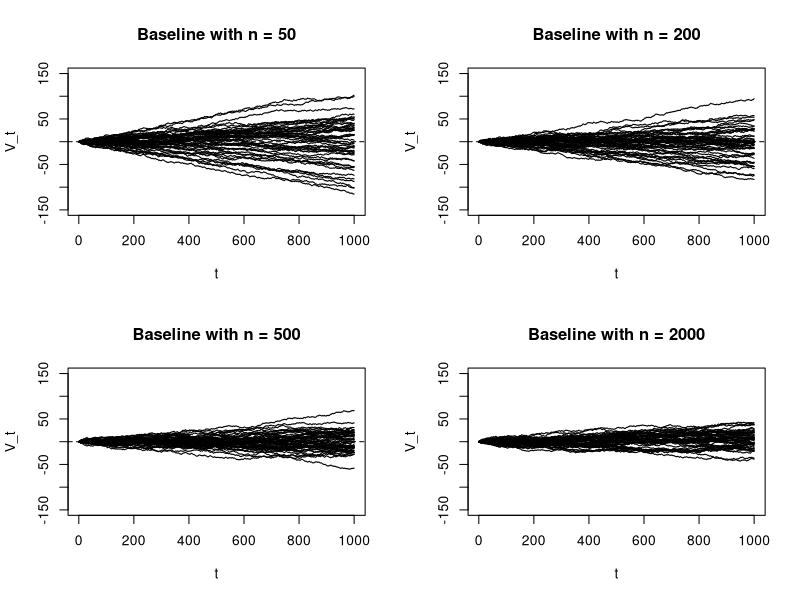
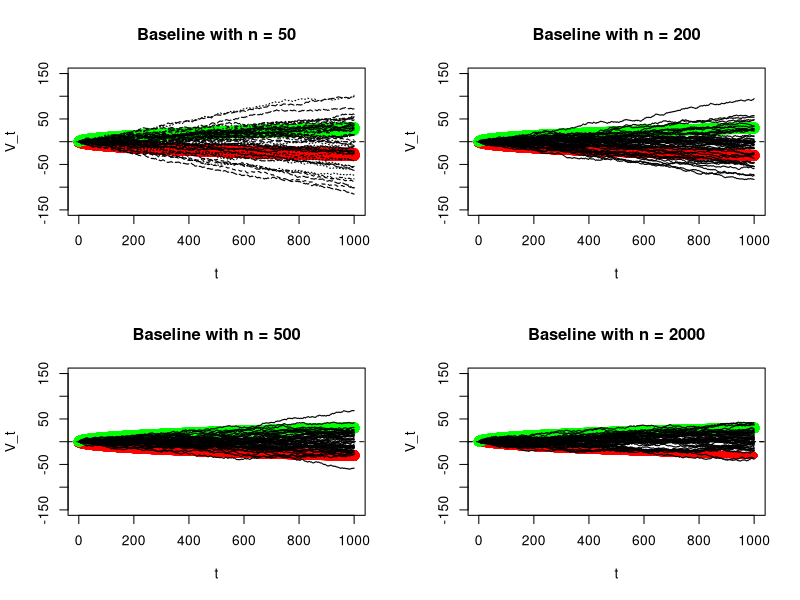

R code for these plots, in order:
rm(list = ls())
set.seed(10)
nbase1 <- 50
nbase2 <- 200
nbase3 <- 500
nbase4 <- 2000
vlad <- function(nbase){
  A <- matrix(nrow = 50, ncol = 1000)
  for(i in 1:50){
    xlogregbase <- data.frame(x1 = rbinom(nbase, 1, 0.2), x2 = runif(nbase, 0, 1), x3 = rnorm(nbase, 0, 2))
    xlogregrun <- data.frame(x1 = rbinom(1000, 1, 0.2), x2 = runif(1000, 0, 1), x3 = rnorm(1000, 0, 2))
    xbetabase <- xlogregbase$x1 + xlogregbase$x2 + xlogregbase$x3
    xbetarun <- xlogregrun$x1 + xlogregrun$x2 + xlogregbase$x3
    xlogregbase$y <- rbinom(nbase, size = 1, prob = exp(xbetabase)/(1+exp(xbetabase)))
    xlogregrun$y <- rbinom(1000, size = 1, prob = exp(xbetarun)/(1+exp(xbetarun)))
    regmod <- glm(y~1, data <- xlogregbase, family = binomial("logit"))
    pred <- predict(regmod, newdata = xlogregrun, type = "response")
    V <- numeric(0)
    V[1] <- pred[1] - xlogregrun$y[1]
    for(j in 2:1000){
      V[j] <- V[j-1] + (pred[j] - xlogregrun$y[j])
    }
    dim(V) <- c(1000, 1)
    A[i, ] <- V
  }
  return(A)
}
vlad1 <- vlad(nbase1)
vlad2 <- vlad(nbase2)
vlad3 <- vlad(nbase3)
vlad4 <- vlad(nbase4)
par(mfrow = c(2, 2))
matplot(t(vlad1), type = "l", lty = 1, main = "Baseline with n = 50", col = 1, 
        ylim = c(-150, 150), ylab = "V_t", xlab = "t")
abline(h = 0, lty = 2)
matplot(t(vlad2), type = "l", lty = 1, main = "Baseline with n = 200", col = 1,  
        ylim = c(-150, 150), ylab = "V_t", xlab = "t")
abline(h = 0, lty = 2)
matplot(t(vlad3), type = "l", lty = 1, main = "Baseline with n = 500", col = 1, 
        ylim = c(-150, 150), ylab = "V_t", xlab = "t")
abline(h = 0, lty = 2)
matplot(t(vlad4), type = "l", lty = 1, main = "Baseline with n = 2000", col = 1,  
        ylim = c(-150, 150), ylab = "V_t", xlab = "t")
#CI_function
vlad_ci <- function(nbase){
  A <- matrix(nrow = 50, ncol = 1000) #Lower_limit
  B <- matrix(nrow = 50, ncol = 1000) #Upper_limit
  for(i in 1:50){
    xlogregbase <- data.frame(x1 = rbinom(nbase, 1, 0.2), x2 = runif(nbase, 0, 1), x3 = rnorm(nbase, 0, 2))
    xlogregrun <- data.frame(x1 = rbinom(1000, 1, 0.2), x2 = runif(1000, 0, 1), x3 = rnorm(1000, 0, 2))
    xbetabase <- xlogregbase$x1 + xlogregbase$x2 + xlogregbase$x3
    xbetarun <- xlogregrun$x1 + xlogregrun$x2 + xlogregrun$x3
    xlogregbase$y <- rbinom(nbase, size = 1, prob = exp(xbetabase)/(1+exp(xbetabase)))
    xlogregrun$y <- rbinom(1000, size = 1, prob = exp(xbetarun)/(1+exp(xbetarun)))
    regmod <- glm(y~1, data <- xlogregbase, family = binomial("logit"))
    pred <- predict(regmod, newdata = xlogregrun, type = "response")
    V <- numeric(0)
    var.V <- numeric(0)
    V[1] <- pred[1] - xlogregrun$y[1]
    var.V[1] <- pred[1] * (1-pred[1])
    for(j in 2:1000){
      V[j] <- V[j-1] + (pred[j] - xlogregrun$y[j])
      var.V[j] <- var.V[j-1] + (pred[j]*(1-pred[j]))
    }
    dim(V) <- c(1000, 1)
    dim(var.V) <- c(1000, 1)
    se.V <- sqrt(var.V)
    lower_limit <- -1.96*se.V
    upper_limit <- 1.96*se.V
    A[i, ] <- lower_limit
    B[i, ] <- upper_limit
  }
  ci <- list(A, B)
  return(ci)
}
ci1 <- vlad_ci(nbase1)
lower_limit1 <- ci1[[1]]
upper_limit1 <- ci1[[2]]
ci2 <- vlad_ci(nbase2)
lower_limit2 <- ci2[[1]]
upper_limit2 <- ci2[[2]]
ci3 <- vlad_ci(nbase3)
lower_limit3 <- ci3[[1]]
upper_limit3 <- ci3[[2]]
ci4 <- vlad_ci(nbase4)
lower_limit4 <- ci4[[1]]
upper_limit4 <- ci4[[2]]
matplot(t(lower_limit1), type = "l", col = "red", lwd = 10, ylim = c(-150, 150), ylab = "V_t",
        main = "Baseline with n = 50", xlab = "t", lty = 1)
matlines(t(upper_limit1), col = "green", lwd = 10, lty = 1)
matlines(t(vlad1), col = "black", lwd = 1)
abline(h = 0, lty = 2)
matplot(t(lower_limit2), type = "l", col = "red", lwd = 10, ylim = c(-150, 150), ylab = "V_t",
        main = "Baseline with n = 200", xlab = "t", lty = 1)
matlines(t(upper_limit2), col = "green", lwd = 10, lty = 1)
matlines(t(vlad2), col = "black", lty = 1)
abline(h = 0, lty = 2)
matplot(t(lower_limit3), type = "l", col = "red", lwd = 10, ylim = c(-150, 150), ylab = "V_t",
        main = "Baseline with n = 500", xlab = "t", lty = 1)
matlines(t(upper_limit3), col = "green", lwd = 10, lty = 1)
matlines(t(vlad3), col = "black", lty = 1, lwd = 1)
abline(h = 0, lty = 2)
matplot(t(lower_limit4), type = "l", col = "red", lwd = 6, ylim = c(-150, 150), ylab = "V_t",
        main = "Baseline with n = 2000", xlab = "t", lty = 1)
matlines(t(upper_limit4), col = "green", lwd = 10)
matlines(t(vlad4), col = "black", lty = 1)
abline(h = 0, lty = 2)
abline(h = 0, lty = 2)